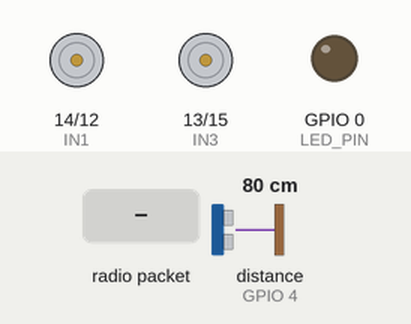
A sketch run on a simulated ESP8266 (NodeMCU). Parts: motor-driver pin pairs drawn as motors (green arrow = first pin HIGH = forward, orange = second pin HIGH = backward, longer = more drive, scaled by the enable pin), output pins drawn as LEDs (lit = HIGH). Dashed ring = blinking. Inputs (shaded band) come from the test bench; at power-on: distance to the obstacle (sensor on GPIO 4) 80 cm. The echo pulse lasts 58.3 µs per cm; pins used as bus, display or sensor lines are not drawn; what the sketch prints to the serial monitor is not drawn.

Above: at 1.4 s.
1.5 s: radio packet "W" arrives
At 1.59 s:
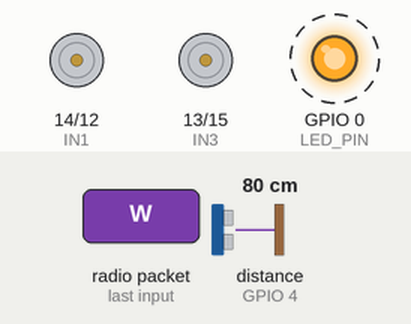
4.5 s: radio packet "F" arrives
At 5.4 s:
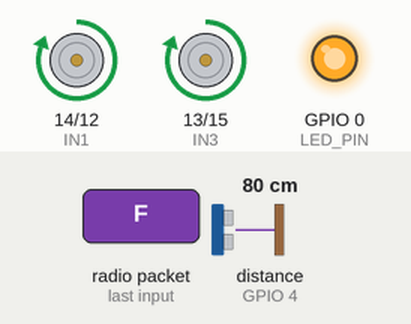
6.0 s: radio packet "B" arrives
At 6.5 s:
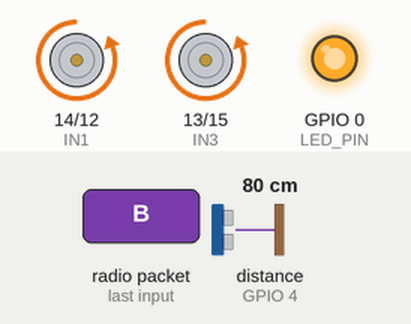
7.5 s: radio packet "L" arrives
At 8.1 s:
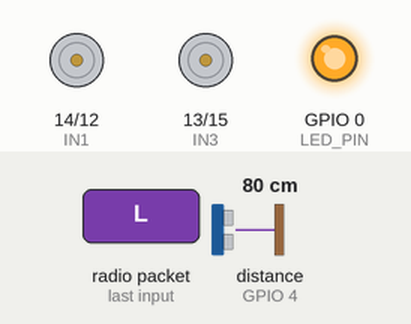
9.3 s: radio packet "R" arrives
At 9.45 s:
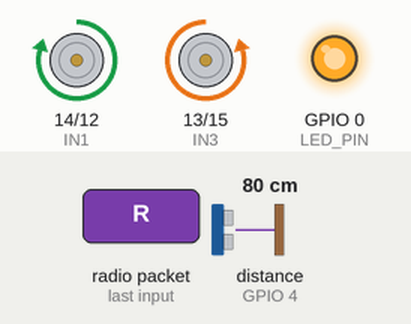
11.1 s: radio packet "C" arrives
At 11.6 s:
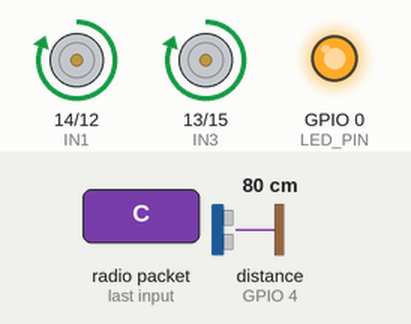
Timing chart, 0 to 15.6 s (numbered marks = the images above; inputs shaded):
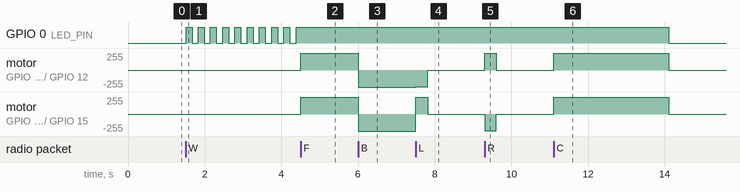

Measured:
- after the input at 1.5 s, GPIO 0 (LED_PIN): alternates HIGH for 0.16 s and LOW for 0.16 s, starting at once
- after the input at 4.5 s, GPIO 0 (LED_PIN): stays HIGH (without the input it goes to LOW after 0.01 s); motor on GPIO 14 (IN1) / GPIO 12 (IN2), motor on GPIO 13 (IN3) / GPIO 15 (IN4): stopped → forward 255/255 at once
- after the input at 6.0 s, motor on GPIO 14 (IN1) / GPIO 12 (IN2), motor on GPIO 13 (IN3) / GPIO 15 (IN4): forward 255/255 → backward 255/255 at once
- after the input at 7.5 s, GPIO 0 (LED_PIN): stays HIGH (without the input it goes to LOW after 1.5 s); motor on GPIO 14 (IN1) / GPIO 12 (IN2): backward 255/255 → backward 250/255 at once, → stopped 0.31 s later; motor on GPIO 13 (IN3) / GPIO 15 (IN4): backward 255/255 → forward 250/255 at once, → stopped 0.31 s later
- after the input at 9.3 s, GPIO 0 (LED_PIN): stays HIGH (without the input it goes to LOW after 1.2 s); motor on GPIO 14 (IN1) / GPIO 12 (IN2): stopped → forward 250/255 at once, → stopped 0.31 s later; motor on GPIO 13 (IN3) / GPIO 15 (IN4): stopped → backward 250/255 at once, → stopped 0.31 s later
- after the input at 11.1 s, GPIO 0 (LED_PIN): HIGH → LOW after 3.0 s instead of 1.2 s; motor on GPIO 14 (IN1) / GPIO 12 (IN2), motor on GPIO 13 (IN3) / GPIO 15 (IN4): stopped → forward 255/255 at once, → stopped 3.0 s later

The sketch:

RX_Wheelchair_FINAL.ino
```cpp
/*
 * ============================================================
 * Eye-Controlled Wheelchair — RX FINAL (FIXED)
 *
 * Project by Humanix Tech Lab
 *   YouTube   : https://www.youtube.com/@HumanixTechLab
 *   GitHub    : https://github.com/humanixtechlab
 *   Instagram : https://www.instagram.com/humanixtechlab/
 *   Facebook  : https://www.facebook.com/humanixtechlab/
 * If this project helped you, please subscribe / follow —
 * it really helps support more builds like this one!
 *
 * ------------------------------------------------------------
 * WHAT CHANGED FROM THE ORIGINAL "FINAL" VERSION
 * ------------------------------------------------------------
 * 1. TX now sends a periodic 'A' (Active-heartbeat) packet every
 *    time it is ACTIVE but not currently issuing a movement
 *    command (head centered / waiting for a gesture). Previously
 *    TX only sent packets in HALT ('W' every 500ms) or on a
 *    gesture event — so if you stayed ACTIVE without gesturing
 *    for more than 3 seconds, RX assumed TX had disconnected
 *    (COMMS_TIMEOUT_MS) and force-stopped the motors + turned the
 *    LED off, even though TX was still powered on and active.
 *    This was the most likely cause of "sometimes works, sometimes
 *    just stops for no reason."
 *
 * 2. The LED on RX now reflects TX's logical state (txActive),
 *    not just "did we get any packet." That fixes the exact
 *    problem you described: HALT and ACTIVE-idle used to look
 *    identical (both blinking the same way).
 *
 * LED STATES (D3) — exactly the 3 states you asked for:
 *   1. TX OFF / NOT CONNECTED                → LED OFF        (unchanged)
 *   2. TX ON, but PAUSED / HALT (button "off")→ FAST BLINK     (changed)
 *   3. TX ON and ACTIVE (idle OR moving)      → SOLID GLOW     (unchanged)
 *
 * ULTRASONIC:
 *   - Object < 20cm → ONLY forward ('F'/cruise) blocked
 *   - L / R / B commands still execute normally
 *
 * Pin Map:
 *   D0 (GPIO16) → ENA   D5 (GPIO14) → IN1   D6 (GPIO12) → IN2
 *   D7 (GPIO13) → IN3   D8 (GPIO15) → IN4   D4 (GPIO2)  → ENB
 *   D1 (GPIO5)  → TRIG  D2 (GPIO4)  → ECHO  D3 (GPIO0)  → LED
 *
 *   NOTE: D3/GPIO0 is a boot-mode strapping pin on ESP8266. It is
 *   fine to use as an LED output, but make sure nothing external
 *   is pulling it LOW at power-on or the board may fail to boot
 *   into normal run mode. If you ever get random boot/upload
 *   issues, move the LED to a different free GPIO (e.g. D3 spare
 *   pin elsewhere) and it'll be one less thing to debug.
 *
 *   NOTE: HC-SR04 ECHO output is a 5V signal. Feeding it straight
 *   into a 3.3V-only ESP8266 GPIO is a common reason ultrasonic
 *   readings become flaky/inconsistent over time. Add a simple
 *   resistor voltage divider (e.g. 1k + 2k) on the ECHO line, or
 *   use a 3.3V-tolerant ultrasonic module.
 * ============================================================
 */

#include <ESP8266WiFi.h>
#include <espnow.h>

// ─── Pins ────────────────────────────────────────────────────
#define ENA        16
#define IN1        14
#define IN2        12
#define IN3        13
#define IN4        15
#define ENB         2
#define TRIG_PIN    5
#define ECHO_PIN    4
#define LED_PIN     0

// ─── Speed Settings (PWM 0–1023) ────────────────────────────
#define SPEED_NORMAL     512    // 50% — forward/backward
#define SPEED_CRUISE    1023    // 100% — cruise mode
#define SPEED_TURN       250    // ~25% — turning

// ─── Turn Duration ───────────────────────────────────────────
#define TURN_DURATION_MS   300  // auto-stop after 300ms during a turn

// ─── Safety / Timing ─────────────────────────────────────────
#define OBSTACLE_CM              20
#define COMMS_TIMEOUT_MS       3000   // 3 sec with NO packet at all → disconnected
#define ULTRASONIC_INTERVAL_MS  100

// ─── LED Timing ──────────────────────────────────────────────
#define LED_BLINK_FAST_MS  150   // fast blink while TX is PAUSED/HALT

// ─── System States ───────────────────────────────────────────
typedef enum {
  STATE_DISCONNECTED,   // no packet received within timeout
  STATE_WAIT,           // motors stopped / waiting for next command
  STATE_MOVING          // movement command active
} SysState;

SysState sysState = STATE_DISCONNECTED;

// ─── Globals ─────────────────────────────────────────────────
volatile char lastCmd    = 'W';
volatile bool newCmd     = false;
unsigned long lastPktMs  = 0;
bool          everReceived = false;

// txActive = TX's logical mode as seen from the last packet:
//   true  -> TX is ACTIVE (idle heartbeat 'A' or any movement cmd)
//   false -> TX is PAUSED/HALT (heartbeat 'W')
// This drives the LED independently from motor state, so HALT and
// ACTIVE-idle no longer look the same.
bool txActive = false;

bool cruiseMode    = false;
bool obstacleFront = false;   // true = obstacle detected at front

unsigned long lastUltraMs = 0;
unsigned long lastLedMs   = 0;
bool          ledState    = false;

// Turn timer
bool          inTurn      = false;
unsigned long turnStartMs = 0;

// ─── Motor helpers ───────────────────────────────────────────
void motorsStop() {
  analogWrite(ENA, 0); analogWrite(ENB, 0);
  digitalWrite(IN1, LOW); digitalWrite(IN2, LOW);
  digitalWrite(IN3, LOW); digitalWrite(IN4, LOW);
  inTurn = false;
  cruiseMode = false;
}

void motorsForward(int spd) {
  digitalWrite(IN1, HIGH); digitalWrite(IN2, LOW);
  digitalWrite(IN3, HIGH); digitalWrite(IN4, LOW);
  analogWrite(ENA, spd);   analogWrite(ENB, spd);
}

void motorsBackward(int spd) {
  digitalWrite(IN1, LOW);  digitalWrite(IN2, HIGH);
  digitalWrite(IN3, LOW);  digitalWrite(IN4, HIGH);
  analogWrite(ENA, spd);   analogWrite(ENB, spd);
}

void motorsLeft(int spd) {
  digitalWrite(IN1, LOW);  digitalWrite(IN2, HIGH);  // A backward
  digitalWrite(IN3, HIGH); digitalWrite(IN4, LOW);   // B forward
  analogWrite(ENA, spd);   analogWrite(ENB, spd);
  inTurn = true; turnStartMs = millis();
}

void motorsRight(int spd) {
  digitalWrite(IN1, HIGH); digitalWrite(IN2, LOW);   // A forward
  digitalWrite(IN3, LOW);  digitalWrite(IN4, HIGH);  // B backward
  analogWrite(ENA, spd);   analogWrite(ENB, spd);
  inTurn = true; turnStartMs = millis();
}

// ─── Ultrasonic ──────────────────────────────────────────────
long readDistanceCm() {
  digitalWrite(TRIG_PIN, LOW);  delayMicroseconds(2);
  digitalWrite(TRIG_PIN, HIGH); delayMicroseconds(10);
  digitalWrite(TRIG_PIN, LOW);
  long dur = pulseIn(ECHO_PIN, HIGH, 30000);
  return (dur == 0) ? 999 : dur / 58L;
}

// ─── ESP-NOW receive ─────────────────────────────────────────
void onReceive(uint8_t *mac, uint8_t *data, uint8_t len) {
  if (len < 1) return;
  lastCmd       = (char)data[0];
  newCmd        = true;
  lastPktMs     = millis();
  everReceived  = true;
}

// ─── LED update ──────────────────────────────────────────────
// 3 distinguishable states, exactly as requested:
//   DISCONNECTED      -> OFF
//   CONNECTED + PAUSED-> FAST BLINK
//   CONNECTED + ACTIVE-> SOLID (whether idle or actually moving)
void updateLED() {
  unsigned long now = millis();

  if (sysState == STATE_DISCONNECTED) {
    digitalWrite(LED_PIN, LOW);
    ledState = false;
    return;
  }

  if (!txActive) {
    // TX connected but PAUSED/HALT -> fast blink
    if (now - lastLedMs >= LED_BLINK_FAST_MS) {
      lastLedMs = now;
      ledState  = !ledState;
      digitalWrite(LED_PIN, ledState);
    }
  } else {
    // TX connected and ACTIVE (idle or moving) -> solid glow
    digitalWrite(LED_PIN, HIGH);
    ledState = true;
  }
}

// ─── Setup ───────────────────────────────────────────────────
void setup() {
  Serial.begin(115200); delay(200);
  Serial.println("\n=== Eye-Wheelchair RX FINAL (fixed) ===");

  pinMode(IN1, OUTPUT); pinMode(IN2, OUTPUT);
  pinMode(IN3, OUTPUT); pinMode(IN4, OUTPUT);
  pinMode(ENA, OUTPUT); pinMode(ENB, OUTPUT);
  motorsStop();

  pinMode(TRIG_PIN, OUTPUT); pinMode(ECHO_PIN, INPUT);
  digitalWrite(TRIG_PIN, LOW);

  pinMode(LED_PIN, OUTPUT);
  digitalWrite(LED_PIN, LOW);

  WiFi.mode(WIFI_STA); WiFi.disconnect();
  // Lock the WiFi channel explicitly. If RX/TX ever pick different
  // channels (e.g. after either board previously joined a router on
  // a different channel) ESP-NOW packets silently fail to arrive —
  // a classic cause of "works sometimes, randomly stops working."
  wifi_set_channel(1);

  Serial.print("RX MAC: ");
  Serial.println(WiFi.macAddress());

  if (esp_now_init() != 0) { Serial.println("ESP-NOW INIT FAILED"); return; }
  esp_now_set_self_role(ESP_NOW_ROLE_SLAVE);
  esp_now_register_recv_cb(onReceive);

  lastPktMs = millis();
  Serial.println("Waiting for TX...");
}

// ─── Loop ────────────────────────────────────────────────────
void loop() {
  unsigned long now = millis();

  // ── Auto-stop turn after TURN_DURATION_MS ──────────────
  if (inTurn && now - turnStartMs >= TURN_DURATION_MS) {
    motorsStop();
    Serial.println("TURN complete → STOP");
    sysState = STATE_WAIT;
  }

  // ── Connection timeout check ────────────────────────────
  if (everReceived && (now - lastPktMs > COMMS_TIMEOUT_MS)) {
    // Lost connection
    motorsStop();
    sysState  = STATE_DISCONNECTED;
    txActive  = false;
    Serial.println("TX DISCONNECTED");
    updateLED();
    delay(20);
    return;
  }

  // ── Not yet received anything ───────────────────────────
  if (!everReceived) {
    sysState = STATE_DISCONNECTED;
    txActive = false;
    updateLED();
    delay(20);
    return;
  }

  // ── Ultrasonic — check forward obstacle ────────────────
  if (now - lastUltraMs >= ULTRASONIC_INTERVAL_MS) {
    lastUltraMs  = now;
    long distCm  = readDistanceCm();
    obstacleFront = (distCm < OBSTACLE_CM);
    if (obstacleFront) {
      Serial.printf("OBSTACLE at %ldcm — forward blocked\n", distCm);
    }
  }

  // ── Process incoming command ────────────────────────────
  if (newCmd) {
    newCmd = false;
    char cmd = lastCmd;
    Serial.printf("CMD: %c\n", cmd);

    // Any command OTHER than the halt-heartbeat 'W' means TX is
    // currently ACTIVE (this includes the new 'A' idle-heartbeat).
    txActive = (cmd != 'W');

    switch (cmd) {

      case 'W':
        // TX PAUSED/HALT — stop motors, wait state
        motorsStop();
        sysState = STATE_WAIT;
        break;

      case 'A':
        // TX ACTIVE but idle (no gesture this cycle). Nothing to do
        // for the motors — this packet exists purely so RX (a) does
        // not time out the connection and (b) knows TX is active.
        break;

      case 'S':
        // Stop / return to center (sent while TX is ACTIVE)
        motorsStop();
        sysState = STATE_WAIT;
        break;

      case 'F':
        // Forward — blocked if obstacle detected
        if (obstacleFront) {
          Serial.println("FORWARD BLOCKED — obstacle < 20cm");
          motorsStop();
          sysState = STATE_WAIT;
        } else {
          cruiseMode = false;
          motorsForward(SPEED_NORMAL);
          sysState = STATE_MOVING;
        }
        break;

      case 'B':
        // Backward — always allowed
        cruiseMode = false;
        motorsBackward(SPEED_NORMAL);
        sysState = STATE_MOVING;
        break;

      case 'L':
        // Left — always allowed
        cruiseMode = false;
        motorsLeft(SPEED_TURN);
        sysState = STATE_MOVING;
        break;

      case 'R':
        // Right — always allowed
        cruiseMode = false;
        motorsRight(SPEED_TURN);
        sysState = STATE_MOVING;
        break;

      case 'C':
        // Cruise ON — blocked if obstacle
        if (obstacleFront) {
          Serial.println("CRUISE BLOCKED — obstacle < 20cm");
          motorsStop();
          sysState = STATE_WAIT;
        } else {
          cruiseMode = true;
          motorsForward(SPEED_CRUISE);
          sysState = STATE_MOVING;
          Serial.println("CRUISE ON");
        }
        break;

      case 'X':
        // Cruise OFF
        cruiseMode = false;
        motorsStop();
        sysState = STATE_WAIT;
        Serial.println("CRUISE OFF");
        break;

      default:
        break;
    }
  }

  // ── If cruise active but obstacle appears — stop forward ─
  if (cruiseMode && obstacleFront) {
    Serial.println("CRUISE stopped — obstacle detected");
    motorsStop();
    cruiseMode = false;
    sysState = STATE_WAIT;
  }

  updateLED();
  delay(10);
}
```
